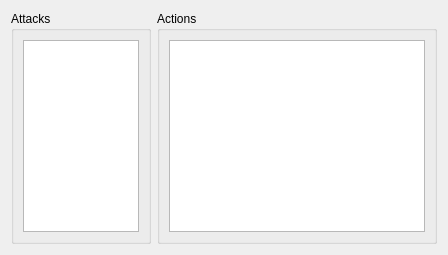
            <widget class="QWidget" name="tab_9">
             <attribute name="title">
              <string>Attacks and Actions</string>
             </attribute>
             <layout class="QHBoxLayout" name="horizontalLayout_6">
              <item>
               <layout class="QVBoxLayout" name="verticalLayout_3">
                <item>
                 <layout class="QHBoxLayout" name="horizontalLayout_2">
                  <item>
                   <widget class="QGroupBox" name="groupBox_15">
                    <property name="title">
                     <string>Attacks</string>
                    </property>
                    <layout class="QVBoxLayout" name="verticalLayout">
                     <item>
                      <widget class="QTableView" name="ATTACK_TABLE">
                       <property name="sizeAdjustPolicy">
                        <enum>QAbstractScrollArea::AdjustToContents</enum>
                       </property>
                       <property name="selectionMode">
                        <enum>QAbstractItemView::ExtendedSelection</enum>
                       </property>
                       <attribute name="horizontalHeaderCascadingSectionResizes">
                        <bool>true</bool>
                       </attribute>
                      </widget>
                     </item>
                    </layout>
                   </widget>
                  </item>
                  <item>
                   <widget class="QGroupBox" name="groupBox_16">
                    <property name="title">
                     <string>Actions</string>
                    </property>
                    <layout class="QVBoxLayout" name="verticalLayout_15">
                     <item>
                      <widget class="QTextEdit" name="ACTIONS"/>
                     </item>
                    </layout>
                   </widget>
                  </item>
                 </layout>
                </item>
               </layout>
              </item>
             </layout>
            </widget>
